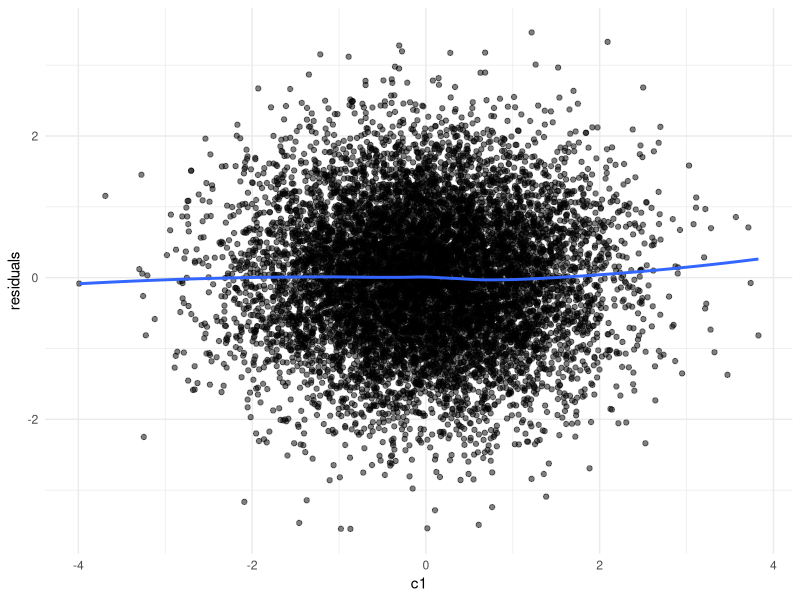

The R script that drew this image: (Note: this script raises an error after producing the figure.)
# Here we create a script to create a data simulation for panel data. 
# We simulate X and Y, having autoregressive effects and a lag-1 crossed effect. 
# X and Y are both affected by a number of confounding variables C, which have stable effects
# over time as they represent time-invariant confounding variables, such as IQ. 
# The data simulation model will have the following properties:

# 1. Each variable will have an innovation (or unexplained variance) such that the total variance of each variable is 1.
# 2. Each variable will have a mean of 0. 
# 3. The autoregressive effects will be set to 0.25 for both X and Y.
# 4. The crossed lag-1 effect of X on Y will be set to 0.1.
# 5. The confounding variables will have effects of 0.2 on X and 0.15 Y.
# 6. The innovations will have residual correlations of 0.3 at each time-point, but not across time-points.

# Let's rephrase what we are doing here. We have got some knowns, because we specify them. They include the
# effects matrix A, the effects matrix B and the variance matrix psi. We also know that the diagonal of S 
# is supposed to be 1. This leaves us with 2 unknowns. We do not know the variance of the innovations, and we
# do not know the covariance between X and Y. Hence all code is actually just a way of solving for these unknowns
# that we need to simulate data. 

# reproducibility
set.seed(427) 

# load required libraries
library(mvtnorm)
library(psych)                                             # for descriptives
library(lavaan)                                            # for fitting CLPM
library(tidyverse)

### CLPM parameters ###
N <- 100000                                                # number of people
T <- 5                                                     # number of time points

ax <- 0.25                                                 # effect of X_(t-1) on X_t
ay <- 0.25                                                 # effect of Y_(t-1) on Y_t
bx <- 0.10                                                 # effect of Y_(t-1) on X_t
by <- 0.10                                                 # effect of X_(t-1) on Y_t
rho <- 0.30                                                # residual correlation of innovations
                                                          
# create the path matrix A from these effects
A <- matrix(c(ax, by, bx, ay), nrow=2, byrow=TRUE)

### confounder parameters ###
k <- 3                                                     # number of confounders
gamma_x <- c(0.30, 0.20, 0.10)                             # effect of confounders on X_t, where the first entry is the effect of confounder 1 on X_t, etc. 
gamma_y <- c(0.30, 0.20, 0.10)                             # effect of confounders on Y_t, where the first entry is the effect of confounder 1 on Y_t, etc.
tau2 <- c(1, 1, 1)                                         # variances of confounders

B <- rbind(gamma_x, gamma_y)                               # create the path matrix B from these effects
Psi  <- diag(tau2)                                         # variance-covariance matrix of confounders, which is just a k*k identity matrix since var=1 and cov=0

### varcov matrixes ###
# we want the variance of each variable to be 1
S_target <- diag(2)                                        # since we have two variables, X and Y, we create a 2x2 identity matrix. This assumes NO covariance between X and Y
                                                           # further than the effects that were specified before

# the confounders are the only exogenous variables
# and as such, we can calculate the variance that they contribute to each variable (or occasion of the variable) directly
# which is simply the variance of the confounders*effect size 
# psi contains their varcov matrix, and B contains the effect sizes. 
# we use var(Ax) = A*var(x)*A' -> B*psi*B', and since psi=I, we get B*B'
# however, if we wished to specify correlated confounders, we could do so by changing psi accordingly.
S_U  <- B %*% Psi %*% t(B)

# now we want to specify a correlation rho between the innovations of X and Y.
# which means the part that is not explained by the confounders or lagged relationships
# still correlate with each other. Our job is to finjd out: given we specify a value rho,
# denoting the correlation between the innovations of X and Y, what must the covariance between X and Y be,
# while accounting for the covariance that is already induced by the confounders and the lagged relationships.
# In one question: Given S_U, A and our desired rho, what must the covariance between X and Y be in order for
# the system to be stationary? 

find_c <- function(A, S_U, rho) {

  # function of c: difference between actual innovation correlation and target rho
  # we need to calculate how much covariance is induced by c and the lagged relationships
  f <- function(c) {

    # target stationary covariance of (X_t, Y_t)
    # the variances are 1 since we specified them to be
    # and the covariance is c, which we are searching for
    S_target_c <- matrix(c(1, c,
                           c, 1),
                         nrow = 2, byrow = TRUE)
    
    # dynamic part variance
    # first we get rid of the confounder-induced variance
    S_dyn_c <- S_target_c - S_U
    
    # now we can compute the innovation covariance matrix
    # based on the stationarity constraints
    Sigma_e_c <- S_dyn_c - t(A) %*% S_dyn_c %*% A
    
    # compute correlation of innovations
    # the variation of innovations of X is v1
    v1 <- Sigma_e_c[1, 1]
    # the variation of innovations of Y is v2
    v2 <- Sigma_e_c[2, 2]
    # their covariance is cov12
    cov12 <- Sigma_e_c[1, 2]
    #their correlation is then:
    corr_e <- cov12 / sqrt(v1 * v2)
    
    # this is then the difference between the desired correlation and the actual correlation
    corr_e - rho
  }

  # now this function f(c) should be zero when we have found the correct c
  # as such we can look for the value of corr_e that makes f(c) = 0.
  # Note that if the matrix A would be symmetric, then v1=v2, and we have
  # a closed form solution for v. With two uknowns, we lack an equation and
  # need to solve numerically. 
  uniroot(f, interval = c(-0.99, 0.99))$root
}

# use the function to find the required covariance between X and Y
c_stat <- find_c(A, S_U, rho)

# overwrite S_target to include the stationary covariance between X and Y
S_target <- matrix(c(1, c_stat,
                     c_stat, 1),
                   nrow = 2, byrow = TRUE)

# variance by the dynamic process:
# now we know that any variance that does not come directly from the confounder, must come from the dynamic process (feed forward + innovations)
# since we also know that we want the variance of our variables to be 1, we can calculate the variance that we can still 'spend'
# on the dynamic part by simple subtraction:
S_dyn <- S_target - S_U

# now we can check if our matrix is positive semidefinite (i.e. that all eigenvalues are positive)
# i.e. we do not want to set our requirement so that we must generate data with negative variances. 
# we check that here.
# first we make it robust to small numerical errors created by floating point storage (S_dyn + t(S_dyn))/2
# and then extract the eigenvalues
eS <- eigen((S_dyn + t(S_dyn))/2)$values
# check if any are very close to, or smaller than 0. 
eS[eS<1e-10]

# now we need to compute the innovation covariance matrix.
# we compute how much innovation variance we must add, such that the dynamic process is stationary. 
# which means that the variance of X_t is and Y_t do not change over time.
# read it like: how much innovation variance must we add such that the variance of each variable equals S_dynn. 
# and remember that if the variance of the dynamic process equals S_dynn, then all our variablles have variances equal to S_target.
# 1. X_t = A X_(t-1) + e_t
# 2. for all variables: D_t = A'D_t-1 + e_t
# 3. S_dynn = var(D_t) = A S_dynA' + S_e (Since var(X_t) = A^2 * var(X_t-1) + var(e_t))
# 4. solve for S_e: S_e = S_dyn - A S_dyn A'
# note that this only works because the system is stationary! we can exclude the variance D_t receives directly from the confounders
# since it is the same at every step, and the variance of the dynamic process is the same at every step. If this would not be the case
# we would need to use formulas to compute how much innovation should be added to each measurement occasion separately.
Sigma_e <- S_dyn - t(A) %*% S_dyn %*% A

# and again we fix potential rounding error
Sigma_e <- (Sigma_e + t(Sigma_e))/2

# For t = 1, there is no carryover from a previous wave. The observed var-cov should be:
# Var([X1,Y1]) = S_U + Sigma_e1. To keep the same S_target at t=1, set:
Sigma_e1 <- S_dyn                             # because S_target = S_U + S_dyn
Sigma_e1 <- (Sigma_e1 + t(Sigma_e1))/2

# we can first generate our confounders, since they are exogenous
# we use the function rmvnorm to generate multivariate normal data
U <- rmvnorm(N, 
  mean=rep(0, k),                             # mean of confounders = 0, since we want standardised effect sizes
  sigma=Psi)                                  # variance-covariance matrix of confounders (I in this case)

# now we can simulate the dynamic process data for X and Y
# we add here the entire variance to each variable, so that is feed forward + innovations
# these are only X1 and Y1, so they only have the direct confounder effects

#  for t = 1: no lag yet, so Ddyn = e1 with Sigma_e1 ----
Ddyn <- rmvnorm(N,                            
  mean=c(0,0),                                # mean of the variables X and Y = 0, since we want standardised effect sizes
  sigma=Sigma_e1)                             # dynamic part covariance for the first wave

# initialise df with N rows and 2*T + k columns. 2*T for X and Y, k for confounders
df <- matrix(NA, nrow = N, ncol = 2*T + k)
colnames(df) <- c(paste0("x", 1:T),
                  paste0("y", 1:T),
                  paste0("c", 1:k))

# save the confounder
df[, (2*T + 1):(2*T + k)] <- U

# we now add to the first wave X and Y the direct confounder effects
# where we have our confounders (U) and the effect sizes (B)
obs1 <- Ddyn + U %*% t(B)

# we an store the first wave in our dataframe now
df[, 1] <- obs1[, 1] 
df[, 1+T ] <- obs1[, 2]

# a next wave can be simulated as:
# Ddyn <- Ddyn %*% t(A) + rmvnorm(N, sigma=Sigma_e)
# where we get the previous wave observations, times their effect sizes + the innovations such that var=1. 
# and afterwards we can again add the direct confounder effects
# obs <- Ddyn + U %*% t(B)
# write a loop to do this up to T occasions:
for(i in 2:T){ 

  # simulate the dynamic part
  Ddyn <- Ddyn %*% t(A) + rmvnorm(N, sigma = Sigma_e) 

  # add the direct confounder effects
  obs <- Ddyn + U %*% t(B) 

  # move the data to the dataframe
  df[, i] <- obs[, 1] 
  df[, i+T ] <- obs[, 2] }

# check that the variance of each variable are 1
round(apply(df, 2, var), 3)

# check the varcov matrix
sigma <- cov(df)
round(sigma, 3)

# check descriptives
describe(df)

# create a sample dataframe for plotting residuals 
df_sample <- df[sample(1:nrow(df), 10000), ]

# fit a linear regression between X at t=1 and Y at t=2
lm_fit <- lm(x1 ~ c1, data = as.data.frame(df_sample))

# save the residuals
residuals <- lm_fit$residuals

# plot the residuals versus X1
ggplot(df_sample, aes(x = c1, y = residuals)) +
  geom_point(alpha = 0.5) +
  geom_smooth(method = "loess", se = FALSE) +
  theme_minimal()

# cache the data to the data folder
write.csv(df, file = "Thesis/Code/Data/Data_Sim_linear_Pop.csv", row.names = FALSE)
